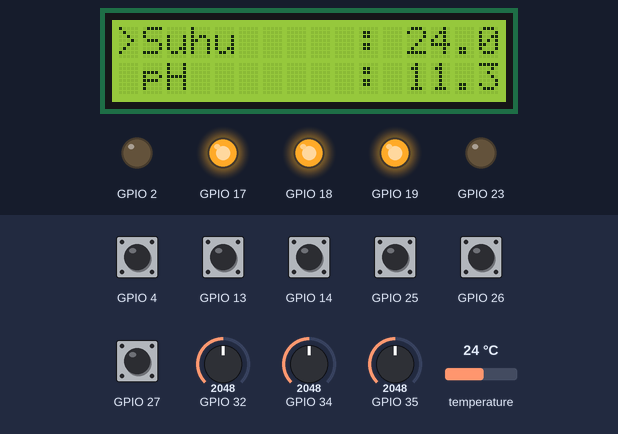
A program run on a simulated ESP32. Shown: 16×2 character LCD, output pins drawn as LEDs (lit = HIGH). Dashed ring = blinking. The test bench sets the inputs (shaded band); at power-on: GPIO 4, GPIO 13, GPIO 14, GPIO 25–27 HIGH, GPIO 35 = 2048, GPIO 32 = 2048, GPIO 34 = 2048, temperature 24 °C. The local clock reads 2024-03-15 10:24:30 at power-on unless the program sets it; storage starts empty; no MQTT or app messages arrive unless stated; what the program prints to the serial monitor is not drawn.

Above: at 10.7 s.
10.8 s: GPIO 13 pulled LOW for 0.15 s
At 11.6 s:
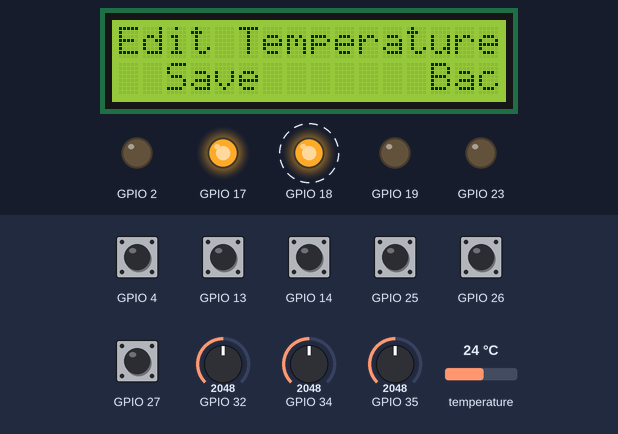
13.9 s: GPIO 35 set to 2866
16.9 s: GPIO 14 pulled LOW for 0.15 s
At 17.8 s:
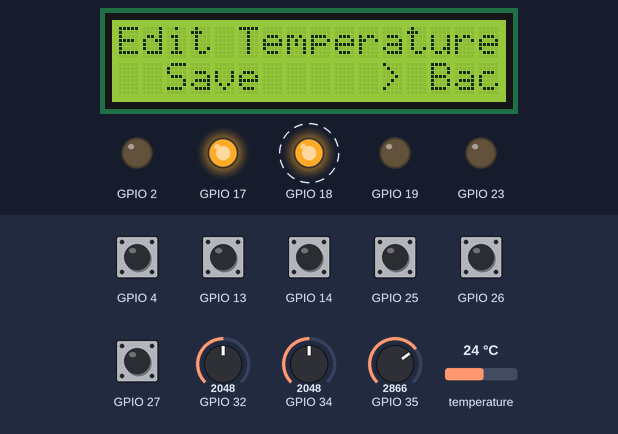
20.0 s: GPIO 25 pulled LOW for 0.15 s
At 20.9 s:
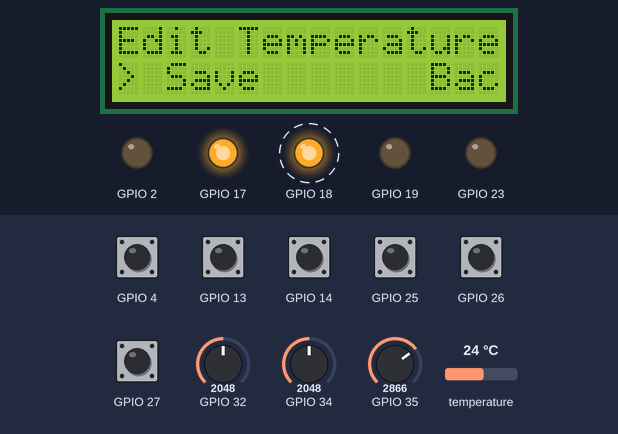
23.1 s: GPIO 13 pulled LOW for 0.15 s
At 23.29 s:
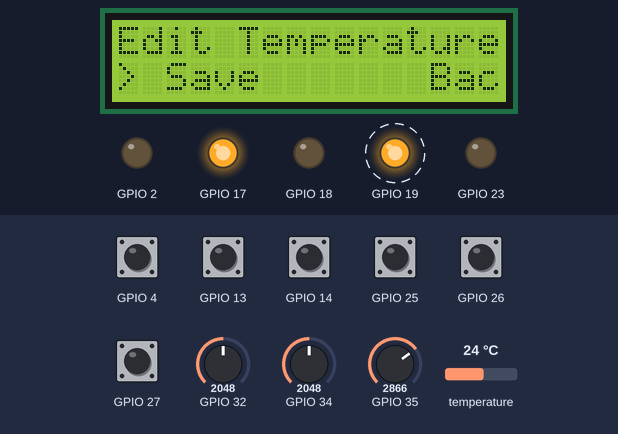
23.8 s: GPIO 26 pulled LOW for 0.15 s
At 24.64 s:
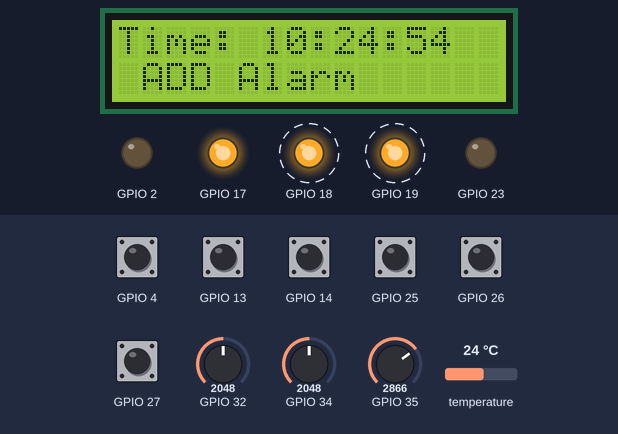
Timing chart, 0 to 25.5 s (numbered marks = the images above; inputs shaded):
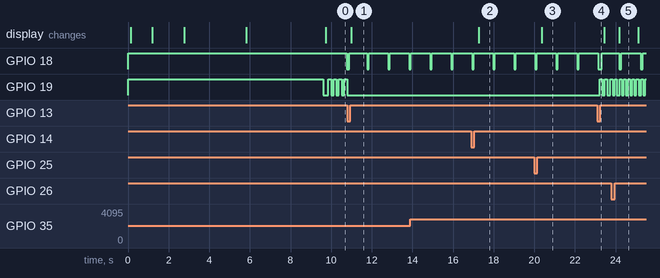

The program:

main.cpp
```cpp
#include <Arduino.h>
#include "Config.h"
#include "FileStorage.h"
#include "Network.h"
#include "ReadSensor.h"
#include "RTC.h"
#include "MQTT.h"
#include "Alarm.h"
#include "Display.h"
#include "DisplayAlarm.h" // ← Tambahkan ini

RTCHandler rtc;

// global display‐alarm handler
DisplayAlarm displayAlarm;
bool wifiEnabled = false;

char deviceId[MAX_ID_LEN + 1] = "device1";

// Maksimum kolom LCD
constexpr uint8_t LCD_COLS = 16;

// Fungsi untuk print string yang dipotong sesuai lebar LCD
void printClippedLine(uint8_t line, const String &fullText) {
    String clip = fullText;
    if (clip.length() > LCD_COLS) {
        clip = clip.substring(0, LCD_COLS);
    }
    lcd.printLine(line, clip);
}

void setup() {
    Serial.begin(115200);
    setupPins();
    initFS();
    loadAlarmsFromFS();
    loadDeviceId(deviceId, sizeof(deviceId));
    Sensor::initAllSettings();
    lcd.begin();

    // inisialisasi WiFi, RTC, MQTT, Sensor, dll.
    if (digitalRead(WIFI_MODE_PIN) == LOW) {
        // WiFi OFF
        wifiEnabled = false;
        lcd.clear();
        printClippedLine(0, "WiFi Mode: OFF");
        delay(2000);
    } else {
        // WiFi ON
        wifiEnabled = true;
        setupWiFi(deviceId, lcd);
        setupMQTT(deviceId);
        trySyncPending();
        trySyncSensorPending();
    }

    rtc.setupRTC();
    lcd.clear();
    printClippedLine(0, "Waktu: " + rtc.getTime());
    printClippedLine(1, "Tanggal: " + rtc.getDate());
    printClippedLine(2, "DevID: " + String(deviceId));

    Sensor::init();
}

void loop() {
    unsigned long nowMs = millis();
    static unsigned long lastSample = 0;
    static unsigned long lastCompute = 0;
    // static unsigned long lastButtonCheck = 0;

    // Periksa tombol lebih sering (setiap 20ms)
    // if (nowMs - lastButtonCheck >= 10) {
    //     lastButtonCheck = nowMs;
    // }
    displayAlarm.loop();  // Berisi readButtons()

    // Sampling sensor (40ms)
    if (nowMs - lastSample >= 40) {
        lastSample = nowMs;
        Sensor::sample();
    }

    // Compute & publish (1000ms)
    if (wifiEnabled && (nowMs - lastCompute >= 1000)) {
        lastCompute = nowMs;
        TEMPERATURE = Sensor::readTemperatureC();
        float tds = Sensor::readTDS();
        float ph = Sensor::readPH();
        float turbidity = Sensor::readTDBT();
        publishSensor(tds, ph, turbidity, TEMPERATURE);
    }

    // Cek alarm
    Alarm::checkAll();

    // Sensor limits
    // Sensor::checkSensorLimits();

    // MQTT
    if (wifiEnabled) loopMQTT();
}
```

Measured:
- after the input at 10.8 s, GPIO 19: stops changing and stays LOW; the display: changes after 0.18 s (image 1)
- after the input at 16.9 s, the display: changes after 0.36 s (image 2)
- after the input at 20.0 s, the display: changes after 0.36 s (image 3)
- after the input at 23.1 s, GPIO 19: alternates HIGH for 0.13 s and LOW for 0.13 s, starting after 0.12 s
- after the input at 23.8 s, the display: changes after 0.38 s (image 5)
- by itself, GPIO 18: alternates HIGH for 0.96 s and LOW for 0.08 s
- by itself, GPIO 19: repeats every 0.26 s: HIGH 0.13 s, LOW 0.13 s
